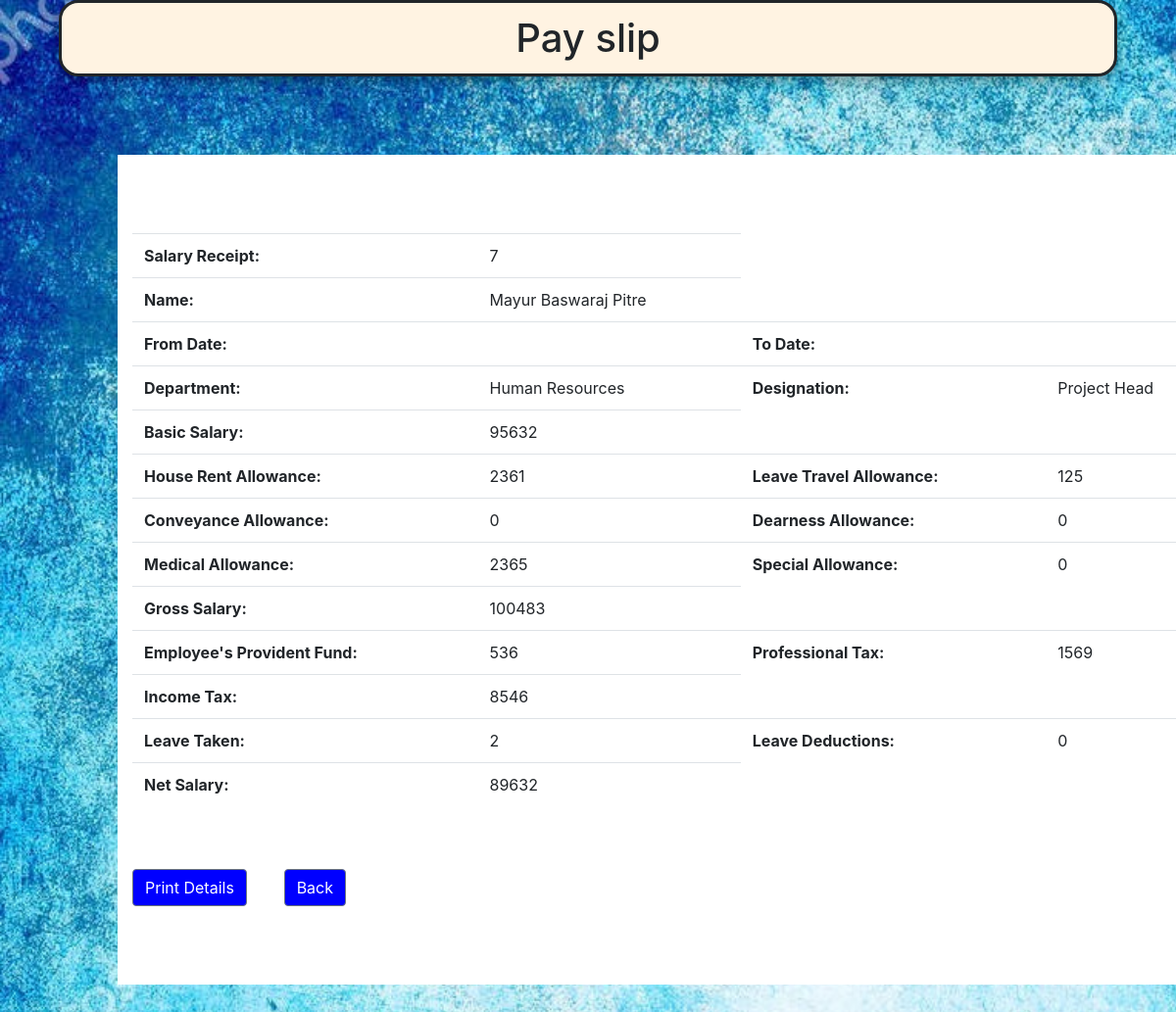
/payslip.php?Employ_ID=14 (signed in), run on the app's committed database.
### tables this page shows
CREATE TABLE `salary` (
  `salary_ID` int(11) NOT NULL,
  `b_salary` varchar(45) NOT NULL,
  `hra` varchar(45) NOT NULL,
  `lta` varchar(45) NOT NULL,
  `ca` varchar(45) NOT NULL,
  `da` varchar(45) NOT NULL,
  `md` varchar(45) NOT NULL,
  `sa` varchar(45) NOT NULL,
  `g_salary` varchar(45) NOT NULL,
  `epf` varchar(45) NOT NULL,
  `pt` varchar(45) NOT NULL,
  `it` varchar(45) NOT NULL,
  `lt` varchar(45) NOT NULL,
  `ld` varchar(45) NOT NULL,
  `n_salary` varchar(45) NOT NULL,
  `addemploy_Employ_ID` int(11) NOT NULL,
  `fromdate` varchar(45) DEFAULT NULL,
  `todate` varchar(45) DEFAULT NULL
);

CREATE TABLE `addemploy` (
  `Employ_ID` int(11) NOT NULL,
  `fname` varchar(45) DEFAULT NULL,
  `mname` varchar(45) DEFAULT NULL,
  `lname` varchar(45) DEFAULT NULL,
  `qualify` varchar(45) DEFAULT NULL,
  `blood` varchar(45) DEFAULT NULL,
  `email` varchar(45) DEFAULT NULL,
  `phone` varchar(20) DEFAULT NULL,
  `exp` varchar(45) DEFAULT NULL,
  `department` varchar(45) DEFAULT NULL,
  `designation` varchar(45) DEFAULT NULL,
  `addr` varchar(45) DEFAULT NULL,
  `Password` varchar(45) NOT NULL,
  `MainRole` varchar(45) NOT NULL
);

### payslip.php (the view, shortened to what this page needs)
<?php
include('bootstrap.php');
include('configall.php');
$stmt = $pdo->prepare("SELECT `addemploy`.*, `salary`.*
FROM `addemploy`
	INNER JOIN `salary` ON `salary`.`addemploy_Employ_ID` = `addemploy`.`Employ_ID` WHERE `salary`.`addemploy_Employ_ID`=:xyz ORDER BY `salary_ID` DESC");
$stmt->execute(array(":xyz" => $_GET['Employ_ID']));
$row = $stmt->fetch(PDO::FETCH_ASSOC);
$fdate=htmlentities($row['fromdate']);
$tdate=htmlentities($row['todate']);
$fn = htmlentities($row['fname']);
$mn = htmlentities($row['mname']);
$ln = htmlentities($row['lname']);
$dp = htmlentities($row['department']);
$ds = htmlentities($row['designation']);
$b_salary = htmlentities($row['b_salary']);
$hra = htmlentities($row['hra']);
$lta = htmlentities($row['lta']);
$ca = htmlentities($row['ca']);
$da = htmlentities($row['da']);
$md = htmlentities($row['md']);
$sa = htmlentities($row['sa']);
$g_salary = htmlentities($row['g_salary']);
$epf = htmlentities($row['epf']);
$pt = htmlentities($row['pt']);
$it = htmlentities($row['it']);
$lt = htmlentities($row['lt']);
$n_salary = htmlentities($row['n_salary']);
$si = htmlentities($row['salary_ID']);
$name=$fn.' '.$mn.' '.$ln;
?>
<!doctype html>
<html>
<head>
	<link href="payslip.css?v=<?php echo time(); ?>" rel="stylesheet" type="text/css">
  <link rel="stylesheet" href="https://maxcdn.bootstrapcdn.com/bootstrap/4.5.2/css/bootstrap.min.css">
</head>
<body>
	<div class="heading">
		<h1>Pay slip</h1>
	</div>
	<br><br><br>
	<div class="container">
		<div class="salary-slip" >
		<table class="table table-hover">
			<tr>
				<th>Salary Receipt:</th>
				<td><?= $si ?></td>
			</tr>
			<tr>
				<th>Name:</th>
				<td><?= $name ?></td>
			</tr>
      <tr>
				<th>From Date: </th>
				<td><?= $fdate ?></td>
        <th>To Date: </th>
        <td><?= $tdate ?></td>
			</tr>
			<tr>
				<th>Department:</th>
				<td><?= $dp ?></td>
				<th>Designation:</th>
				<td><?= $ds ?></td>
			</tr>
			<tr>
				<th>Basic Salary:</th>
				<td><?= $b_salary ?></td>
			</tr>
			<tr>
				<th>House Rent Allowance:</th>
				<td><?= $hra ?></td>
				<th>Leave Travel Allowance:</th>
				<td><?= $lta ?></td>
			</tr>
			<tr>
				<th>Conveyance Allowance:</th>
				<td><?= $ca ?></td>
				<th>Dearness Allowance:</th>
				<td><?= $da ?></td>
			</tr>
			<tr>
				<th>Medical Allowance:</th>
				<td><?= $md ?></td>
				<th>Special Allowance:</th>
				<td><?= $sa ?></td>
			</tr>
			<tr>
				<th>Gross Salary:</th>
				<td><?= $g_salary ?></td>
			</tr>
			<tr>
				<th>Employee's Provident Fund:</th>
				<td><?= $epf ?></td>
				<th>Professional Tax:</th>
				<td><?= $pt ?></td>
			</tr>
			<tr>
				<th>Income Tax:</th>
				<td><?= $it ?></td>
			</tr>
			<tr>
				<th>Leave Taken:</th>
				<td><?= $lt ?></td>
				<th>Leave Deductions:</th>
				<td><?= $sa ?></td>
			</tr>
			<tr>
				<th>Net Salary:</th>
				<td><?= $n_salary ?></td>
			</tr>
		</table>
    <br>
    <br>
		</div>
    <div class="print">
      <button onClick="window.print()"  class="btn btn-secondary" >Print Details</button>
      <input type="button" VALUE="Back" class="btn btn-secondary" onClick="history.go(-1);">
    </div>
  </div>
</body>
</html>

### payslip.css (style rules this page uses)
.salary label,button,span { padding: 1%; }
div { display: inline; }
h1 { font-size: 450%; background-color: #fff3e2; box-sizing: border-box; width: 90%; margin: 5%; padding: 1%; text-align: center; border-style: solid; border-radius: 20px; box-shadow: 0 4px 8px 0 rgba(0, 0, 0, 0.2), 0 6px 20px 0 rgba(0, 0, 0, 0.19); }
body { background: url(bgImage7.jpg); background-size: cover; background-repeat: no-repeat; width: 100%; height: 300vh; font-family: 'Montserrat', sans-serif; font-weight: bold; }
body { font-family: 'Montserrat', sans-serif; font-weight: bold; }
.container { position:absolute; left: 10%; height: auto; width: 50%; padding: 80px 40px; box-sizing: border-box; background: white; }
.print button { margin-right: 3%; background-color: blue; }
.print input { margin-right: 3%; background-color: blue; }

### data on the page
salary: salary_ID "7", addemploy_Employ_ID.lname "Mayur Baswaraj Pitre", addemploy_Employ_ID.department "Human Resources", addemploy_Employ_ID.designation "Project Head", b_salary "95632", hra "2361", lta "125", ca "0", da "0", md "2365", sa "0", g_salary "100483", epf "536", pt "1569", it "8546", lt "2", n_salary "89632"
